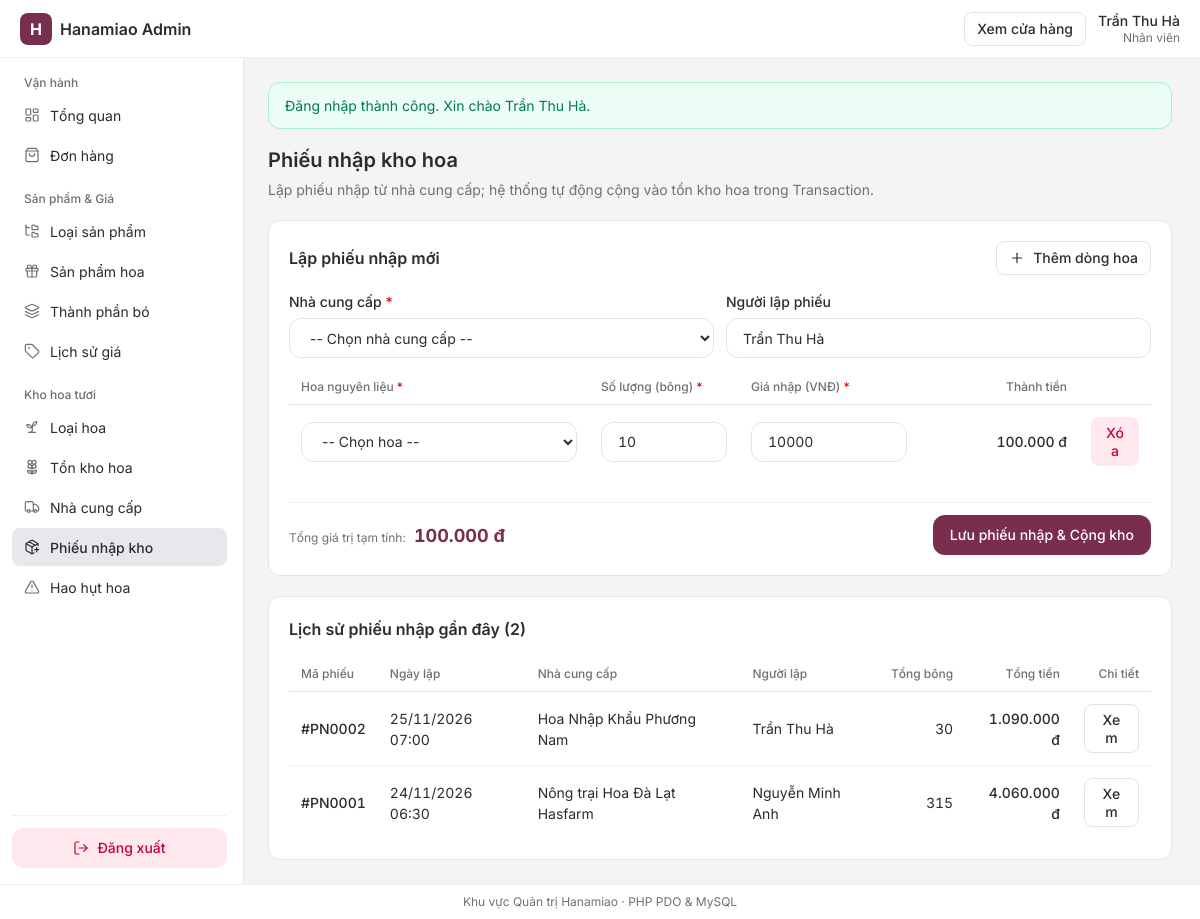
The page /admin/index.php?page=imports (signed in) on the database its author committed.
### tables this page shows
CREATE TABLE IF NOT EXISTS `NguoiDung` (
    `ID_ND` INT UNSIGNED NOT NULL AUTO_INCREMENT,
    `TenND` VARCHAR(120) NOT NULL,
    `TenDangNhap` VARCHAR(60) NOT NULL,
    `MatKhau` VARCHAR(255) NOT NULL,
    `Quyen` VARCHAR(30) NOT NULL DEFAULT 'nhanvien',
    `TrangThai` TINYINT(1) NOT NULL DEFAULT 1,
    PRIMARY KEY (`ID_ND`),
    UNIQUE KEY `uq_nguoidung_tendangnhap` (`TenDangNhap`),
    KEY `idx_nguoidung_quyen` (`Quyen`, `TrangThai`)
);

CREATE TABLE IF NOT EXISTS `PhieuNhap` (
    `ID_PN` INT UNSIGNED NOT NULL AUTO_INCREMENT,
    `ID_ND` INT UNSIGNED NOT NULL,
    `ID_NCC` INT UNSIGNED NOT NULL,
    `NgayLapPhieu` DATETIME NOT NULL DEFAULT CURRENT_TIMESTAMP,
    PRIMARY KEY (`ID_PN`),
    KEY `idx_pn_nd` (`ID_ND`),
    KEY `idx_pn_ncc` (`ID_NCC`),
    KEY `idx_pn_ngay` (`NgayLapPhieu`),
    CONSTRAINT `fk_pn_nguoidung` FOREIGN KEY (`ID_ND`)
        REFERENCES `NguoiDung` (`ID_ND`) ON UPDATE CASCADE ON DELETE RESTRICT,
    CONSTRAINT `fk_pn_nhacungcap` FOREIGN KEY (`ID_NCC`)
        REFERENCES `NhaCungCap` (`ID_NCC`) ON UPDATE CASCADE ON DELETE RESTRICT
);

CREATE TABLE IF NOT EXISTS `NhaCungCap` (
    `ID_NCC` INT UNSIGNED NOT NULL AUTO_INCREMENT,
    `TenNCC` VARCHAR(150) NOT NULL,
    `SDT` VARCHAR(20) NOT NULL,
    `DiaChi` VARCHAR(255) NOT NULL,
    `TrangThai` TINYINT(1) NOT NULL DEFAULT 1,
    PRIMARY KEY (`ID_NCC`),
    KEY `idx_ncc_trangthai` (`TrangThai`)
);

### config/auth.php (called while the page is built, shortened)
<?php
function getCurrentAdmin(): ?array
{
    return isset($_SESSION['admin_user']) && is_array($_SESSION['admin_user'])
        ? $_SESSION['admin_user']
        : null;
}

### functions/helpers.php (called while the page is built, shortened)
<?php
function h(mixed $value): string
{
    return htmlspecialchars((string)($value ?? ''), ENT_QUOTES, 'UTF-8');
}
function formatMoney(float|int|string|null $amount): string
{
    return number_format((float)$amount, 0, ',', '.') . ' đ';
}
function formatDate(?string $datetime, string $format = 'd/m/Y H:i'): string
{
    $timestamp = strtotime($datetime);
    return $timestamp === false ? h($datetime) : date($format, $timestamp);
}

### admin/pages/imports.php (the view, shortened to what this page needs)
<?php
$imports = [];
if ($pdo instanceof PDO) {
    try {
        $imports = $pdo->query(
            'SELECT pn.ID_PN, pn.NgayLapPhieu, ncc.TenNCC, nd.TenND,
                    COUNT(ct.ID_CTPN) AS SoDong,
                    COALESCE(SUM(ct.SoLuong), 0) AS TongBong,
                    COALESCE(SUM(ct.ThanhTien), 0) AS TongTien
             FROM PhieuNhap pn
             INNER JOIN NhaCungCap ncc ON ncc.ID_NCC = pn.ID_NCC
             INNER JOIN NguoiDung nd ON nd.ID_ND = pn.ID_ND
             LEFT JOIN ChiTietPhieuNhap ct ON ct.ID_PN = pn.ID_PN
             GROUP BY pn.ID_PN
             ORDER BY pn.NgayLapPhieu DESC, pn.ID_PN DESC
             LIMIT 30'
        )->fetchAll();
    } catch (PDOException $exception) {
        error_log('[Hanamiao Admin Imports] ' . $exception->getMessage());
        $dbError = 'Không thể tải dữ liệu phiếu nhập kho.';
    }
}
?>
<div class="admin-page-head">
    <div>
        <h1 class="admin-page-title">Phiếu nhập kho hoa</h1>
        <p class="admin-page-subtitle">Lập phiếu nhập từ nhà cung cấp; hệ thống tự động cộng vào tồn kho hoa trong Transaction.</p>
    </div>
</div>
<section class="admin-card admin-section-gap" data-dynamic-rows>
    <div class="admin-card-head">
        <h2 class="admin-card-title">Lập phiếu nhập mới</h2>
        <button type="button" class="admin-btn admin-btn-outline admin-btn-sm" data-add-row>
            <i data-lucide="plus" class="admin-btn-icon" aria-hidden="true"></i>
            <span>Thêm dòng hoa</span>
        </button>
    </div>
    <form action="actions/import_save.php" method="post" class="admin-form">
        <div class="admin-form-row">
            <div class="admin-field">
                <label for="id_ncc" class="admin-label">Nhà cung cấp <span class="required-mark">*</span></label>
                <select id="id_ncc" name="id_ncc" class="admin-input" required>
                    <option value="">-- Chọn nhà cung cấp --</option>
                </select>
            </div>
            <div class="admin-field">
                <label class="admin-label">Người lập phiếu</label>
                <input type="text" class="admin-input" value="<?php echo h($currentAdmin['TenND']); ?>" readonly>
            </div>
        </div>
        <div class="admin-table-wrap">
            <table class="admin-table">
                <thead>
                    <tr>
                        <th>Hoa nguyên liệu <span class="required-mark">*</span></th>
                        <th style="width: 150px;">Số lượng (bông) <span class="required-mark">*</span></th>
                        <th style="width: 180px;">Giá nhập (VNĐ) <span class="required-mark">*</span></th>
                        <th class="text-right" style="width: 160px;">Thành tiền</th>
                        <th style="width: 72px;"></th>
                    </tr>
                </thead>
                <tbody data-rows-body>
                    <tr>
                        <td>
                            <select name="id_h[]" class="admin-input" required>
                                <option value="">-- Chọn hoa --</option>
                            </select>
                        </td>
                        <td><input name="so_luong[]" type="number" min="1" value="10" class="admin-input tabular-nums" data-calc-qty required></td>
                        <td><input name="gia_nhap[]" type="number" min="0" step="500" value="10000" class="admin-input tabular-nums" data-calc-price required></td>
                        <td class="text-right tabular-nums font-medium" data-line-total>100.000 đ</td>
                        <td class="text-right">
                            <button type="button" class="admin-btn admin-btn-danger admin-btn-sm" data-remove-row aria-label="Xóa dòng">Xóa</button>
                        </td>
                    </tr>
                </tbody>
            </table>
        </div>
        <div class="admin-form-footer-bar">
            <div class="admin-total-preview">
                <span class="cell-sub">Tổng giá trị tạm tính:</span>
                <strong class="tabular-nums" data-grand-total>100.000 đ</strong>
            </div>
            <button type="submit" class="admin-btn admin-btn-primary">Lưu phiếu nhập &amp; Cộng kho</button>
        </div>
    </form>
</section>
<section class="admin-card">
    <div class="admin-card-head">
        <h2 class="admin-card-title">Lịch sử phiếu nhập gần đây (<?php echo count($imports); ?>)</h2>
    </div>
    <?php if (count($imports) === 0): ?>
        <div class="admin-empty-inline"><p class="admin-muted">Chưa có phiếu nhập nào.</p></div>
    <?php else: ?>
        <div class="admin-table-wrap">
            <table class="admin-table">
                <thead>
                    <tr>
                        <th>Mã phiếu</th>
                        <th>Ngày lập</th>
                        <th>Nhà cung cấp</th>
                        <th>Người lập</th>
                        <th class="text-right">Tổng bông</th>
                        <th class="text-right">Tổng tiền</th>
                        <th class="text-right">Chi tiết</th>
                    </tr>
                </thead>
                <tbody>
                    <?php foreach ($imports as $pn): ?>
                        <tr>
                            <td class="tabular-nums font-medium">#PN<?php echo str_pad((string)$pn['ID_PN'], 4, '0', STR_PAD_LEFT); ?></td>
                            <td class="tabular-nums"><?php echo h(formatDate((string)$pn['NgayLapPhieu'])); ?></td>
                            <td><?php echo h($pn['TenNCC']); ?></td>
                            <td><?php echo h($pn['TenND']); ?></td>
                            <td class="text-right tabular-nums"><?php echo (int)$pn['TongBong']; ?></td>
                            <td class="text-right tabular-nums font-medium"><?php echo h(formatMoney($pn['TongTien'])); ?></td>
                            <td class="text-right">
                                <a class="admin-btn admin-btn-outline admin-btn-sm" href="index.php?page=imports&amp;view=<?php echo (int)$pn['ID_PN']; ?>">Xem</a>
                            </td>
                        </tr>
                    <?php endforeach; ?>
                </tbody>
            </table>
        </div>
    <?php endif; ?>
</section>

### css/tokens.css (style rules this page uses)
:root { color-scheme: light; --app-font: "Inter", ui-sans-serif, system-ui, -apple-system, "Segoe UI", Roboto, sans-serif; --primary: #7a2e4d; --primary-hover: #63233d; --primary-foreground: #ffffff; --primary-light: rgba(122, 46, 77, 0.08); --background: #f4f4f6; --surface: #ffffff; --surface-overlay: #ffffff; --foreground: #2c2c2c; --muted: #707070; --border: #f0f0f3; --border-strong: #e4e4e7; --border-focus: var(--primary); --ring-focus: rgba(122, 46, 77, 0.12); --item-hover: #f4f4f6; --surface-hover: #f8f8fa; --background-hover: #e7e7ea; --secondary: #e7e8ec; --secondary-hover: #dbdce2; --button-hover-surface: #f1f1f3; --button-hover-page: #e4e4e7; --button-hover: var(--button-hover-surface); --elevation-popover: 0 10px 15px -3px rgb(0 0 0 / 0.1), 0 4px 6px -4px rgb(0 0 0 / 0.1); --elevation-modal: 0 20px 25px -5px rgb(0 0 0 / 0.1), 0 8px 10px -6px rgb(0 0 0 / 0.1); --danger: #c70036; --danger-bg: rgb(255 32 86 / 0.1); --danger-bg-hover: rgb(255 32 86 / 0.15); --error: #fb2c36; --error-ring: rgb(251 44 54 / 0.1); --error-text: #e7000b; --error-bg: #fef2f2; --error-border: #ffc9c9; --error-strong: #c10007; --success-bg: #ecfdf5; --success: #007a55; --warning-bg: #fffbeb; --warning: #bb4d00; --neutral-bg: #f4f4f5; --neutral: #52525c; --text-xs: 0.75rem; --text-sm: 0.875rem; --text-base: 1rem; --text-lg: 1.125rem; --text-xl: 1.25rem; --text-2xl: 1.5rem; --text-3xl: 1.875rem; --space-1: 4px; --space-2: 8px; --space-3: 12px; --space-4: 16px; --space-5: 20px; --space-6: 24px; --space-8: 32px; --space-10: 40px; --radius-sm: 8px; --radius-md: 10px; --radius-lg: 12px; --radius-full: 9999px; --transition-fast: 150ms cubic-bezier(0.22, 1, 0.36, 1); --transition-base: 220ms cubic-bezier(0.22, 1, 0.36, 1); }
*, *::before, *::after { box-sizing: border-box; }
body { margin: 0; font-family: var(--app-font); font-size: var(--text-sm); line-height: 1.5; color: var(--foreground); background-color: var(--background); -webkit-font-smoothing: antialiased; -moz-osx-font-smoothing: grayscale; }
.tabular-nums { font-variant-numeric: tabular-nums; }
* { --scrollbar-thumb: transparent; }

### rows shown on the page
nguoidung: TenND "Trần Thu Hà"
phieunhap: ID_PN "0002", NgayLapPhieu "25/11/2026 07:00", ID_NCC.TenNCC "Hoa Nhập Khẩu Phương Nam", ID_ND.TenND "Trần Thu Hà", TongBong "30", TongTien "1.090.000 đ"
phieunhap: ID_PN "0001", NgayLapPhieu "24/11/2026 06:30", ID_NCC.TenNCC "Nông trại Hoa Đà Lạt Hasfarm", ID_ND.TenND "Nguyễn Minh Anh", TongBong "315", TongTien "4.060.000 đ"

### other values the page prints
$adminName "Trần Thu Hà"
$adminRoleLabel "Nhân viên"
$groupName "Vận hành"
$item['label'] "Tổng quan"
$item['label'] "Đơn hàng"
$groupName "Sản phẩm & Giá"
$item['label'] "Loại sản phẩm"
$item['label'] "Sản phẩm hoa"
$item['label'] "Thành phần bó"
$item['label'] "Lịch sử giá"
$groupName "Kho hoa tươi"
$item['label'] "Loại hoa"
$item['label'] "Tồn kho hoa"
$item['label'] "Nhà cung cấp"
$item['label'] "Phiếu nhập kho"
